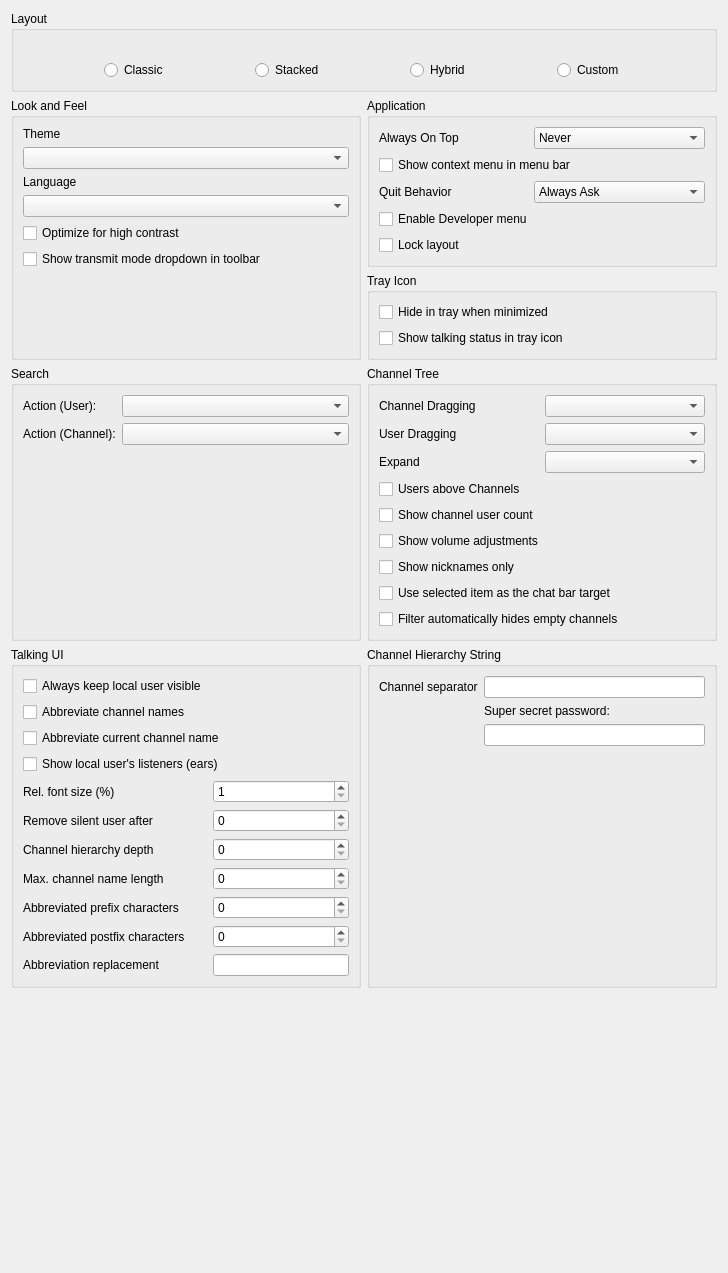
<?xml version="1.0" encoding="UTF-8"?>
<ui version="4.0">
 <class>LookConfig</class>
 <widget class="QWidget" name="LookConfig">
  <property name="geometry">
   <rect>
    <x>0</x>
    <y>0</y>
    <width>728</width>
    <height>1273</height>
   </rect>
  </property>
  <property name="windowTitle">
   <string notr="true">Form</string>
  </property>
  <layout class="QGridLayout" name="gridLayout_4">
   <item row="3" column="1">
    <widget class="QGroupBox" name="qgbChannel">
     <property name="title">
      <string>Channel Tree</string>
     </property>
     <layout class="QGridLayout" name="gridLayout_2" columnstretch="0,0">
      <item row="8" column="0" colspan="2">
       <widget class="QCheckBox" name="qcbFilterHidesEmptyChannels">
        <property name="text">
         <string>Filter automatically hides empty channels</string>
        </property>
       </widget>
      </item>
      <item row="2" column="1">
       <widget class="MUComboBox" name="qcbExpand">
        <property name="toolTip">
         <string>When to automatically expand channels</string>
        </property>
        <property name="whatsThis">
         <string>This sets which channels to automatically expand. &lt;i&gt;None&lt;/i&gt; and &lt;i&gt;All&lt;/i&gt; will expand no or all channels, while &lt;i&gt;Only with users&lt;/i&gt; will expand and collapse channels as users join and leave them.</string>
        </property>
       </widget>
      </item>
      <item row="1" column="1">
       <widget class="MUComboBox" name="qcbUserDrag">
        <property name="toolTip">
         <string>This changes the behavior when moving users.</string>
        </property>
        <property name="whatsThis">
         <string>This sets the behavior of user drags; it can be used to prevent accidental dragging. &lt;i&gt;Move&lt;/i&gt; moves the user without prompting. &lt;i&gt;Do Nothing&lt;/i&gt; does nothing and prints an error message. &lt;i&gt;Ask&lt;/i&gt; uses a message box to confirm if you really wanted to move the user.</string>
        </property>
       </widget>
      </item>
      <item row="1" column="0">
       <widget class="QLabel" name="qliUserDrag">
        <property name="text">
         <string>User Dragging</string>
        </property>
       </widget>
      </item>
      <item row="0" column="0">
       <widget class="QLabel" name="qliChannelDrag">
        <property name="text">
         <string>Channel Dragging</string>
        </property>
       </widget>
      </item>
      <item row="7" column="0" colspan="2">
       <widget class="QCheckBox" name="qcbChatBarUseSelection">
        <property name="text">
         <string>Use selected item as the chat bar target</string>
        </property>
       </widget>
      </item>
      <item row="2" column="0">
       <widget class="QLabel" name="qliExpand">
        <property name="text">
         <string>Expand</string>
        </property>
       </widget>
      </item>
      <item row="4" column="0" colspan="2">
       <widget class="QCheckBox" name="qcbShowUserCount">
        <property name="toolTip">
         <string>Show number of users in each channel</string>
        </property>
        <property name="text">
         <string>Show channel user count</string>
        </property>
       </widget>
      </item>
      <item row="0" column="1">
       <widget class="MUComboBox" name="qcbChannelDrag">
        <property name="toolTip">
         <string>This changes the behavior when moving channels.</string>
        </property>
        <property name="whatsThis">
         <string>This sets the behavior of channel drags; it can be used to prevent accidental dragging. &lt;i&gt;Move&lt;/i&gt; moves the channel without prompting. &lt;i&gt;Do Nothing&lt;/i&gt; does nothing and prints an error message. &lt;i&gt;Ask&lt;/i&gt; uses a message box to confirm if you really wanted to move the channel.</string>
        </property>
       </widget>
      </item>
      <item row="3" column="0" colspan="2">
       <widget class="QCheckBox" name="qcbUsersTop">
        <property name="toolTip">
         <string>List users above subchannels (requires restart).</string>
        </property>
        <property name="whatsThis">
         <string>&lt;b&gt;If set, users will be shown above subchannels in the channel view.&lt;/b&gt;&lt;br /&gt;A restart of Mumble is required to see the change.</string>
        </property>
        <property name="text">
         <string>Users above Channels</string>
        </property>
       </widget>
      </item>
      <item row="5" column="0" colspan="2">
       <widget class="QCheckBox" name="qcbShowVolumeAdjustments">
        <property name="toolTip">
         <string>Show the local volume adjustment for each user (if any).</string>
        </property>
        <property name="text">
         <string>Show volume adjustments</string>
        </property>
       </widget>
      </item>
      <item row="6" column="0" colspan="2">
       <widget class="QCheckBox" name="qcbShowNicknamesOnly">
        <property name="toolTip">
         <string>Hide the username for each user if they have a nickname.</string>
        </property>
        <property name="text">
         <string>Show nicknames only</string>
        </property>
       </widget>
      </item>
     </layout>
    </widget>
   </item>
   <item row="6" column="1">
    <spacer name="horizontalSpacer">
     <property name="orientation">
      <enum>Qt::Horizontal</enum>
     </property>
     <property name="sizeHint" stdset="0">
      <size>
       <width>40</width>
       <height>20</height>
      </size>
     </property>
    </spacer>
   </item>
   <item row="6" column="0">
    <spacer name="verticalSpacer_2">
     <property name="orientation">
      <enum>Qt::Vertical</enum>
     </property>
     <property name="sizeHint" stdset="0">
      <size>
       <width>20</width>
       <height>40</height>
      </size>
     </property>
    </spacer>
   </item>
   <item row="0" column="0" colspan="2">
    <widget class="QGroupBox" name="qgbLayout">
     <property name="title">
      <string>Layout</string>
     </property>
     <layout class="QGridLayout" name="gridLayoutLayout">
      <item row="0" column="5">
       <widget class="QLabel" name="qlLHybrid">
        <property name="sizePolicy">
         <sizepolicy hsizetype="Preferred" vsizetype="Preferred">
          <horstretch>0</horstretch>
          <verstretch>0</verstretch>
         </sizepolicy>
        </property>
        <property name="text">
         <string/>
        </property>
        <property name="pixmap">
         <pixmap>skin:layout_hybrid.svg</pixmap>
        </property>
        <property name="scaledContents">
         <bool>false</bool>
        </property>
       </widget>
      </item>
      <item row="1" column="5">
       <widget class="QRadioButton" name="qrbLHybrid">
        <property name="sizePolicy">
         <sizepolicy hsizetype="Preferred" vsizetype="Fixed">
          <horstretch>0</horstretch>
          <verstretch>0</verstretch>
         </sizepolicy>
        </property>
        <property name="text">
         <string>Hybrid</string>
        </property>
        <property name="iconSize">
         <size>
          <width>64</width>
          <height>64</height>
         </size>
        </property>
       </widget>
      </item>
      <item row="1" column="7">
       <widget class="QRadioButton" name="qrbLCustom">
        <property name="sizePolicy">
         <sizepolicy hsizetype="Preferred" vsizetype="Fixed">
          <horstretch>0</horstretch>
          <verstretch>0</verstretch>
         </sizepolicy>
        </property>
        <property name="text">
         <string>Custom</string>
        </property>
       </widget>
      </item>
      <item row="0" column="7">
       <widget class="QLabel" name="qlLCustom">
        <property name="text">
         <string/>
        </property>
        <property name="pixmap">
         <pixmap>skin:layout_custom.svg</pixmap>
        </property>
       </widget>
      </item>
      <item row="1" column="3">
       <widget class="QRadioButton" name="qrbLStacked">
        <property name="sizePolicy">
         <sizepolicy hsizetype="Preferred" vsizetype="Fixed">
          <horstretch>0</horstretch>
          <verstretch>0</verstretch>
         </sizepolicy>
        </property>
        <property name="text">
         <string>Stacked</string>
        </property>
        <property name="iconSize">
         <size>
          <width>64</width>
          <height>64</height>
         </size>
        </property>
       </widget>
      </item>
      <item row="1" column="1">
       <widget class="QRadioButton" name="qrbLClassic">
        <property name="sizePolicy">
         <sizepolicy hsizetype="Preferred" vsizetype="Fixed">
          <horstretch>0</horstretch>
          <verstretch>0</verstretch>
         </sizepolicy>
        </property>
        <property name="text">
         <string>Classic</string>
        </property>
        <property name="iconSize">
         <size>
          <width>64</width>
          <height>64</height>
         </size>
        </property>
       </widget>
      </item>
      <item row="1" column="2">
       <spacer name="horizontalSpacer_4">
        <property name="orientation">
         <enum>Qt::Horizontal</enum>
        </property>
        <property name="sizeHint" stdset="0">
         <size>
          <width>40</width>
          <height>20</height>
         </size>
        </property>
       </spacer>
      </item>
      <item row="0" column="1">
       <widget class="QLabel" name="qlLClassic">
        <property name="sizePolicy">
         <sizepolicy hsizetype="Preferred" vsizetype="Preferred">
          <horstretch>0</horstretch>
          <verstretch>0</verstretch>
         </sizepolicy>
        </property>
        <property name="pixmap">
         <pixmap>skin:layout_classic.svg</pixmap>
        </property>
       </widget>
      </item>
      <item row="0" column="3">
       <widget class="QLabel" name="qlLStacked">
        <property name="sizePolicy">
         <sizepolicy hsizetype="Preferred" vsizetype="Preferred">
          <horstretch>0</horstretch>
          <verstretch>0</verstretch>
         </sizepolicy>
        </property>
        <property name="text">
         <string/>
        </property>
        <property name="pixmap">
         <pixmap>skin:layout_stacked.svg</pixmap>
        </property>
       </widget>
      </item>
      <item row="1" column="4">
       <spacer name="horizontalSpacer_5">
        <property name="orientation">
         <enum>Qt::Horizontal</enum>
        </property>
        <property name="sizeHint" stdset="0">
         <size>
          <width>40</width>
          <height>20</height>
         </size>
        </property>
       </spacer>
      </item>
      <item row="1" column="0">
       <spacer name="horizontalSpacer_2">
        <property name="orientation">
         <enum>Qt::Horizontal</enum>
        </property>
        <property name="sizeHint" stdset="0">
         <size>
          <width>40</width>
          <height>20</height>
         </size>
        </property>
       </spacer>
      </item>
      <item row="1" column="8">
       <spacer name="horizontalSpacer_3">
        <property name="orientation">
         <enum>Qt::Horizontal</enum>
        </property>
        <property name="sizeHint" stdset="0">
         <size>
          <width>40</width>
          <height>20</height>
         </size>
        </property>
       </spacer>
      </item>
      <item row="1" column="6">
       <spacer name="horizontalSpacer_6">
        <property name="orientation">
         <enum>Qt::Horizontal</enum>
        </property>
        <property name="sizeHint" stdset="0">
         <size>
          <width>40</width>
          <height>20</height>
         </size>
        </property>
       </spacer>
      </item>
     </layout>
    </widget>
   </item>
   <item row="2" column="1">
    <widget class="QGroupBox" name="qgbTray">
     <property name="title">
      <string>Tray Icon</string>
     </property>
     <layout class="QVBoxLayout" name="verticalLayout">
      <item>
       <widget class="QCheckBox" name="qcbHideTray">
        <property name="toolTip">
         <string>Hide the main Mumble window in the tray when it is minimized.</string>
        </property>
        <property name="whatsThis">
         <string>&lt;b&gt;If set, minimizing the Mumble main window will cause it to be hidden and accessible only from the tray. Otherwise, it will be minimized as a window normally would.&lt;/b&gt;</string>
        </property>
        <property name="text">
         <string>Hide in tray when minimized</string>
        </property>
       </widget>
      </item>
      <item>
       <widget class="QCheckBox" name="qcbStateInTray">
        <property name="toolTip">
         <string>Displays talking status in system tray</string>
        </property>
        <property name="whatsThis">
         <string/>
        </property>
        <property name="text">
         <string>Show talking status in tray icon</string>
        </property>
       </widget>
      </item>
     </layout>
    </widget>
   </item>
   <item row="1" column="1">
    <widget class="QGroupBox" name="qgbApplication">
     <property name="title">
      <string>Application</string>
     </property>
     <layout class="QGridLayout" name="gridLayout_3" columnstretch="0,0">
      <item row="0" column="0">
       <widget class="QLabel" name="qliAlwaysOnTop">
        <property name="text">
         <string>Always On Top</string>
        </property>
       </widget>
      </item>
      <item row="0" column="1">
       <widget class="MUComboBox" name="qcbAlwaysOnTop">
        <property name="toolTip">
         <string>This setting controls when the application will be always on top.</string>
        </property>
        <property name="whatsThis">
         <string>This setting controls in which situations the application will stay always on top. If you select &lt;i&gt;Never&lt;/i&gt; the application will not stay on top. &lt;i&gt;Always&lt;/i&gt; will always keep the application on top. &lt;i&gt;In minimal view&lt;/i&gt; / &lt;i&gt;In normal view&lt;/i&gt; will only keep the application always on top when minimal view is activated / deactivated.</string>
        </property>
        <item>
         <property name="text">
          <string>Never</string>
         </property>
        </item>
        <item>
         <property name="text">
          <string>Always</string>
         </property>
        </item>
        <item>
         <property name="text">
          <string>In minimal view</string>
         </property>
        </item>
        <item>
         <property name="text">
          <string>In normal view</string>
         </property>
        </item>
       </widget>
      </item>
      <item row="1" column="0" colspan="2">
       <widget class="QCheckBox" name="qcbShowContextMenuInMenuBar">
        <property name="toolTip">
         <string>Adds user and channel context menus into the menu bar</string>
        </property>
        <property name="text">
         <string>Show context menu in menu bar</string>
        </property>
       </widget>
      </item>
      <item row="2" column="0">
       <widget class="QLabel" name="qliQuitBehavior">
        <property name="text">
         <string>Quit Behavior</string>
        </property>
       </widget>
      </item>
      <item row="2" column="1">
       <widget class="MUComboBox" name="qcbQuitBehavior">
        <property name="toolTip">
         <string>This setting controls the behavior of clicking on the X in the top right corner.</string>
        </property>
        <property name="whatsThis">
         <string>This setting controls the behavior when closing Mumble. You can choose between being asked for confirmation, minimize instead if closing or just closing without any additional prompt. Optionally, the first two options can only apply when you are currently connected to a server (in that case, Mumble will quit without asking, when not connected to any server).</string>
        </property>
        <item>
         <property name="text">
          <string>Always Ask</string>
         </property>
        </item>
        <item>
         <property name="text">
          <string>Ask when connected</string>
         </property>
        </item>
        <item>
         <property name="text">
          <string>Always Minimize</string>
         </property>
        </item>
        <item>
         <property name="text">
          <string>Minimize when connected</string>
         </property>
        </item>
        <item>
         <property name="text">
          <string>Always Quit</string>
         </property>
        </item>
       </widget>
      </item>
      <item row="3" column="0" colspan="2">
       <widget class="QCheckBox" name="qcbEnableDeveloperMenu">
        <property name="whatsThis">
         <string>&lt;b&gt;Enable Developer menu&lt;/b&gt;&lt;br /&gt;This enables the &quot;Developer&quot;-menu in Mumble. This menu is used for developer-specific features, such as the Developer Console.</string>
        </property>
        <property name="text">
         <string>Enable Developer menu</string>
        </property>
       </widget>
      </item>
      <item row="4" column="0" colspan="2">
       <widget class="QCheckBox" name="qcbLockLayout">
        <property name="whatsThis">
         <string>When in custom layout mode, checking this disables rearranging.</string>
        </property>
        <property name="text">
         <string>Lock layout</string>
        </property>
       </widget>
      </item>
     </layout>
    </widget>
   </item>
   <item row="5" column="1">
    <widget class="QGroupBox" name="qgbChannelHierarchyString">
     <property name="title">
      <string>Channel Hierarchy String</string>
     </property>
     <layout class="QFormLayout" name="formLayout">
      <item row="0" column="1">
       <widget class="QLineEdit" name="qleChannelSeparator">
        <property name="sizePolicy">
         <sizepolicy hsizetype="Expanding" vsizetype="Fixed">
          <horstretch>0</horstretch>
          <verstretch>0</verstretch>
         </sizepolicy>
        </property>
        <property name="toolTip">
         <string>String to separate a channel name from its parent's.</string>
        </property>
       </widget>
      </item>
      <item row="0" column="0">
       <widget class="QLabel" name="qlChannelSeparator">
        <property name="toolTip">
         <string>String to separate a channel name from its parent's.</string>
        </property>
        <property name="text">
         <string>Channel separator</string>
        </property>
       </widget>
      </item>
      <item row="1" column="1">
       <layout class="QVBoxLayout" name="verticalLayout_2">
        <item>
         <widget class="QLabel" name="label">
          <property name="text">
           <string>Super secret password:</string>
          </property>
         </widget>
        </item>
        <item>
         <widget class="QLineEdit" name="qleSuperSecretPassword"/>
        </item>
       </layout>
      </item>
     </layout>
    </widget>
   </item>
   <item row="5" column="0">
    <widget class="QGroupBox" name="groupBox">
     <property name="sizePolicy">
      <sizepolicy hsizetype="Minimum" vsizetype="Preferred">
       <horstretch>0</horstretch>
       <verstretch>0</verstretch>
      </sizepolicy>
     </property>
     <property name="title">
      <string>Talking UI</string>
     </property>
     <property name="flat">
      <bool>false</bool>
     </property>
     <property name="checkable">
      <bool>false</bool>
     </property>
     <layout class="QGridLayout" name="gridLayout_5">
      <property name="horizontalSpacing">
       <number>6</number>
      </property>
      <item row="11" column="0">
       <widget class="QLabel" name="qlPostfixCharCount">
        <property name="toolTip">
         <string>How many characters from the original name to display at the end of an abbreviated name.</string>
        </property>
        <property name="text">
         <string>Abbreviated postfix characters</string>
        </property>
       </widget>
      </item>
      <item row="9" column="1">
       <widget class="QSpinBox" name="qsbMaxNameLength">
        <property name="toolTip">
         <string>The preferred maximum length of a channel (hierarchy) name in the Talking UI. Note that this is not a hard limit though.</string>
        </property>
       </widget>
      </item>
      <item row="13" column="1">
       <widget class="QLineEdit" name="qleAbbreviationReplacement">
        <property name="sizePolicy">
         <sizepolicy hsizetype="Preferred" vsizetype="Fixed">
          <horstretch>0</horstretch>
          <verstretch>0</verstretch>
         </sizepolicy>
        </property>
        <property name="toolTip">
         <string>String that gets used instead of the cut-out part of an abbreviated name.</string>
        </property>
       </widget>
      </item>
      <item row="11" column="1">
       <widget class="QSpinBox" name="qsbPostfixCharCount">
        <property name="toolTip">
         <string>How many characters from the original name to display at the end of an abbreviated name.</string>
        </property>
       </widget>
      </item>
      <item row="4" column="1">
       <widget class="QSpinBox" name="qsbRelFontSize">
        <property name="toolTip">
         <string>Relative font size to use in the Talking UI in percent.</string>
        </property>
        <property name="minimum">
         <number>1</number>
        </property>
        <property name="maximum">
         <number>500</number>
        </property>
       </widget>
      </item>
      <item row="9" column="0">
       <widget class="QLabel" name="qlMaxNameLength">
        <property name="toolTip">
         <string>The preferred maximum length of a channel (hierarchy) name in the Talking UI. Note that this is not a hard limit though.</string>
        </property>
        <property name="text">
         <string>Max. channel name length</string>
        </property>
       </widget>
      </item>
      <item row="5" column="1">
       <widget class="QSpinBox" name="qsbSilentUserLifetime">
        <property name="sizePolicy">
         <sizepolicy hsizetype="Preferred" vsizetype="Fixed">
          <horstretch>0</horstretch>
          <verstretch>0</verstretch>
         </sizepolicy>
        </property>
        <property name="toolTip">
         <string>A user that is silent for the given amount of seconds will be removed from the Talkin UI.</string>
        </property>
        <property name="maximum">
         <number>999</number>
        </property>
       </widget>
      </item>
      <item row="2" column="0" colspan="2">
       <widget class="QCheckBox" name="qcbAbbreviateCurrentChannel">
        <property name="toolTip">
         <string>Whether to also allow abbreviating the current channel of a user (instead of only its parent channels).</string>
        </property>
        <property name="text">
         <string>Abbreviate current channel name</string>
        </property>
       </widget>
      </item>
      <item row="5" column="0">
       <widget class="QLabel" name="qlSilentUserLifetime">
        <property name="sizePolicy">
         <sizepolicy hsizetype="Preferred" vsizetype="Preferred">
          <horstretch>0</horstretch>
          <verstretch>0</verstretch>
         </sizepolicy>
        </property>
        <property name="toolTip">
         <string>A user that is silent for the given amount of seconds will be removed from the Talkin UI.</string>
        </property>
        <property name="text">
         <string>Remove silent user after</string>
        </property>
       </widget>
      </item>
      <item row="1" column="0" colspan="2">
       <widget class="QCheckBox" name="qcbAbbreviateChannelNames">
        <property name="toolTip">
         <string>Whether the channel (hierarchy) name should be abbreviated, if it exceeds the specified maximum length.</string>
        </property>
        <property name="text">
         <string>Abbreviate channel names</string>
        </property>
       </widget>
      </item>
      <item row="7" column="1">
       <widget class="QSpinBox" name="qsbChannelHierarchyDepth">
        <property name="toolTip">
         <string>The names of how many parent channels should be included in the channel's name when displaying it in the TalkingUI?</string>
        </property>
       </widget>
      </item>
      <item row="3" column="0" colspan="2">
       <widget class="QCheckBox" name="qcbShowLocalListeners">
        <property name="toolTip">
         <string>Whether to show all of the local user's listeners (ears) in the TalkingUI (and thereby also the channels they are in). </string>
        </property>
        <property name="text">
         <string>Show local user's listeners (ears)</string>
        </property>
       </widget>
      </item>
      <item row="13" column="0">
       <widget class="QLabel" name="qlAbbreviationReplacement">
        <property name="toolTip">
         <string>String that gets used instead of the cut-out part of an abbreviated name.</string>
        </property>
        <property name="text">
         <string>Abbreviation replacement</string>
        </property>
       </widget>
      </item>
      <item row="10" column="0">
       <widget class="QLabel" name="qlPrefixCharCount">
        <property name="toolTip">
         <string>How many characters from the original name to display at the beginning of an abbreviated name.</string>
        </property>
        <property name="text">
         <string>Abbreviated prefix characters</string>
        </property>
       </widget>
      </item>
      <item row="0" column="0">
       <widget class="QCheckBox" name="qcbLocalUserVisible">
        <property name="toolTip">
         <string>If this is checked, the local user (yourself) will always be visible in the TalkingUI (regardless of talking state).</string>
        </property>
        <property name="text">
         <string>Always keep local user visible</string>
        </property>
       </widget>
      </item>
      <item row="10" column="1">
       <widget class="QSpinBox" name="qsbPrefixCharCount">
        <property name="toolTip">
         <string>How many characters from the original name to display at the beginning of an abbreviated name.</string>
        </property>
       </widget>
      </item>
      <item row="4" column="0">
       <widget class="QLabel" name="qlRelFontSize">
        <property name="toolTip">
         <string>Relative font size to use in the Talking UI in percent.</string>
        </property>
        <property name="text">
         <string>Rel. font size (%)</string>
        </property>
       </widget>
      </item>
      <item row="7" column="0">
       <widget class="QLabel" name="qlChannelHierarchyDepth">
        <property name="toolTip">
         <string>The names of how many parent channels should be included in the channel's name when displaying it in the TalkingUI?</string>
        </property>
        <property name="text">
         <string>Channel hierarchy depth</string>
        </property>
       </widget>
      </item>
     </layout>
    </widget>
   </item>
   <item row="1" column="0" rowspan="2">
    <widget class="QGroupBox" name="qgbLookFeel">
     <property name="title">
      <string>Look and Feel</string>
     </property>
     <layout class="QGridLayout" name="gridLayout">
      <item row="3" column="0" colspan="2">
       <widget class="MUComboBox" name="qcbLanguage">
        <property name="toolTip">
         <string>Language to use (requires restart)</string>
        </property>
        <property name="whatsThis">
         <string>&lt;b&gt;This sets which language Mumble should use.&lt;/b&gt;&lt;br /&gt;You have to restart Mumble to use the new language.</string>
        </property>
       </widget>
      </item>
      <item row="0" column="0">
       <widget class="QLabel" name="qliTheme">
        <property name="text">
         <string>Theme</string>
        </property>
       </widget>
      </item>
      <item row="1" column="0" colspan="2">
       <widget class="MUComboBox" name="qcbTheme">
        <property name="sizePolicy">
         <sizepolicy hsizetype="Preferred" vsizetype="Fixed">
          <horstretch>0</horstretch>
          <verstretch>0</verstretch>
         </sizepolicy>
        </property>
        <property name="toolTip">
         <string>Theme to use to style the user interface</string>
        </property>
        <property name="whatsThis">
         <string>&lt;b&gt;Configures which theme the Mumble user interface should be styled with&lt;/b&gt;&lt;br /&gt;Mumble will pick up themes from certain directories and display them in this list. The one you select will be used to customize the visual appearance of Mumble. This includes colors, icons and more.</string>
        </property>
       </widget>
      </item>
      <item row="5" column="0" colspan="2">
       <widget class="QCheckBox" name="qcbShowTransmitModeComboBox">
        <property name="text">
         <string>Show transmit mode dropdown in toolbar</string>
        </property>
       </widget>
      </item>
      <item row="4" column="0" colspan="2">
       <widget class="QCheckBox" name="qcbHighContrast">
        <property name="toolTip">
         <string>Apply some high contrast optimizations for visually impaired users</string>
        </property>
        <property name="text">
         <string>Optimize for high contrast</string>
        </property>
       </widget>
      </item>
      <item row="6" column="0">
       <spacer name="verticalSpacer">
        <property name="orientation">
         <enum>Qt::Vertical</enum>
        </property>
        <property name="sizeHint" stdset="0">
         <size>
          <width>20</width>
          <height>40</height>
         </size>
        </property>
       </spacer>
      </item>
      <item row="2" column="0">
       <widget class="QLabel" name="qliLanguage">
        <property name="text">
         <string>Language</string>
        </property>
        <property name="buddy">
         <cstring>qcbLanguage</cstring>
        </property>
       </widget>
      </item>
      <item row="0" column="1">
       <widget class="QLabel" name="qlThemesDirectory">
        <property name="text">
         <string/>
        </property>
        <property name="alignment">
         <set>Qt::AlignRight|Qt::AlignTrailing|Qt::AlignVCenter</set>
        </property>
       </widget>
      </item>
     </layout>
    </widget>
   </item>
   <item row="3" column="0">
    <widget class="QGroupBox" name="qgbSearch">
     <property name="title">
      <string>Search</string>
     </property>
     <layout class="QGridLayout" name="gridLayout_6">
      <item row="0" column="1">
       <widget class="QComboBox" name="qcbSearchUserAction">
        <property name="sizePolicy">
         <sizepolicy hsizetype="Expanding" vsizetype="Fixed">
          <horstretch>0</horstretch>
          <verstretch>0</verstretch>
         </sizepolicy>
        </property>
        <property name="toolTip">
         <string>The action to perform when a user is activated (via double-click or enter) in the search dialog.</string>
        </property>
       </widget>
      </item>
      <item row="0" column="0">
       <widget class="QLabel" name="qlSearchUserAction">
        <property name="toolTip">
         <string>The action to perform when a user is activated (via double-click or enter) in the search dialog.</string>
        </property>
        <property name="text">
         <string>Action (User):</string>
        </property>
       </widget>
      </item>
      <item row="1" column="1">
       <widget class="QComboBox" name="qcbSearchChannelAction">
        <property name="sizePolicy">
         <sizepolicy hsizetype="Expanding" vsizetype="Fixed">
          <horstretch>0</horstretch>
          <verstretch>0</verstretch>
         </sizepolicy>
        </property>
        <property name="toolTip">
         <string>The action to perform when a channel is activated (via double-click or enter) in the search dialog.</string>
        </property>
       </widget>
      </item>
      <item row="1" column="0">
       <widget class="QLabel" name="qlSearchChannelAction">
        <property name="toolTip">
         <string>The action to perform when a channel is activated (via double-click or enter) in the search dialog.</string>
        </property>
        <property name="text">
         <string>Action (Channel):</string>
        </property>
       </widget>
      </item>
      <item row="2" column="0">
       <spacer name="verticalSpacer_3">
        <property name="orientation">
         <enum>Qt::Vertical</enum>
        </property>
        <property name="sizeHint" stdset="0">
         <size>
          <width>20</width>
          <height>40</height>
         </size>
        </property>
       </spacer>
      </item>
     </layout>
    </widget>
   </item>
  </layout>
 </widget>
 <customwidgets>
  <customwidget>
   <class>MUComboBox</class>
   <extends>QComboBox</extends>
   <header>widgets/MUComboBox.h</header>
  </customwidget>
 </customwidgets>
 <resources/>
 <connections/>
</ui>
